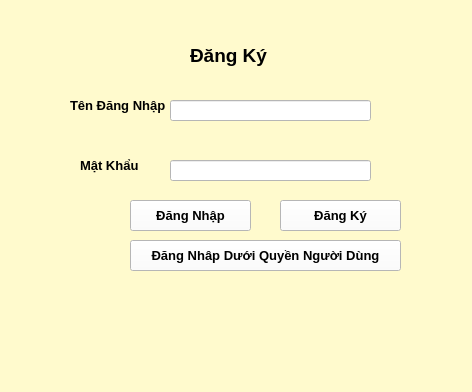
<?xml version="1.0" encoding="UTF-8"?>
<ui version="4.0">
 <class>MainWindow</class>
 <widget class="QMainWindow" name="MainWindow">
  <property name="geometry">
   <rect>
    <x>0</x>
    <y>0</y>
    <width>472</width>
    <height>392</height>
   </rect>
  </property>
  <property name="windowTitle">
   <string>MainWindow</string>
  </property>
  <property name="styleSheet">
   <string notr="true">background-color: #fffacd;</string>
  </property>
  <widget class="QWidget" name="centralwidget">
   <widget class="QLabel" name="label">
    <property name="geometry">
     <rect>
      <x>190</x>
      <y>40</y>
      <width>141</width>
      <height>31</height>
     </rect>
    </property>
    <property name="font">
     <font>
      <pointsize>14</pointsize>
      <weight>75</weight>
      <bold>true</bold>
     </font>
    </property>
    <property name="text">
     <string>Đăng Ký</string>
    </property>
   </widget>
   <widget class="QLabel" name="tendangnhap">
    <property name="geometry">
     <rect>
      <x>70</x>
      <y>90</y>
      <width>101</width>
      <height>31</height>
     </rect>
    </property>
    <property name="font">
     <font>
      <pointsize>10</pointsize>
      <weight>75</weight>
      <bold>true</bold>
     </font>
    </property>
    <property name="text">
     <string>Tên Đăng Nhập </string>
    </property>
   </widget>
   <widget class="QLineEdit" name="txtdky">
    <property name="geometry">
     <rect>
      <x>170</x>
      <y>100</y>
      <width>201</width>
      <height>21</height>
     </rect>
    </property>
    <property name="font">
     <font>
      <pointsize>9</pointsize>
     </font>
    </property>
    <property name="styleSheet">
     <string notr="true">background-color: #FFF;</string>
    </property>
   </widget>
   <widget class="QLineEdit" name="txtmk">
    <property name="geometry">
     <rect>
      <x>170</x>
      <y>160</y>
      <width>201</width>
      <height>21</height>
     </rect>
    </property>
    <property name="font">
     <font>
      <pointsize>9</pointsize>
     </font>
    </property>
    <property name="styleSheet">
     <string notr="true">background-color: #FFF;</string>
    </property>
   </widget>
   <widget class="QLabel" name="matkhau">
    <property name="geometry">
     <rect>
      <x>80</x>
      <y>150</y>
      <width>81</width>
      <height>31</height>
     </rect>
    </property>
    <property name="font">
     <font>
      <pointsize>10</pointsize>
      <weight>75</weight>
      <bold>true</bold>
     </font>
    </property>
    <property name="text">
     <string>Mật Khẩu</string>
    </property>
   </widget>
   <widget class="QPushButton" name="btndangnhap">
    <property name="geometry">
     <rect>
      <x>130</x>
      <y>200</y>
      <width>121</width>
      <height>31</height>
     </rect>
    </property>
    <property name="font">
     <font>
      <pointsize>10</pointsize>
      <weight>75</weight>
      <bold>true</bold>
     </font>
    </property>
    <property name="styleSheet">
     <string notr="true">background-color: #FFF;</string>
    </property>
    <property name="text">
     <string>Đăng Nhập</string>
    </property>
   </widget>
   <widget class="QPushButton" name="btndangky">
    <property name="geometry">
     <rect>
      <x>280</x>
      <y>200</y>
      <width>121</width>
      <height>31</height>
     </rect>
    </property>
    <property name="font">
     <font>
      <pointsize>10</pointsize>
      <weight>75</weight>
      <bold>true</bold>
     </font>
    </property>
    <property name="styleSheet">
     <string notr="true">background-color: #FFF;</string>
    </property>
    <property name="text">
     <string>Đăng Ký</string>
    </property>
   </widget>
   <widget class="QPushButton" name="btnnguoidung">
    <property name="geometry">
     <rect>
      <x>130</x>
      <y>240</y>
      <width>271</width>
      <height>31</height>
     </rect>
    </property>
    <property name="font">
     <font>
      <pointsize>10</pointsize>
      <weight>75</weight>
      <bold>true</bold>
     </font>
    </property>
    <property name="styleSheet">
     <string notr="true">background-color: #FFF;</string>
    </property>
    <property name="text">
     <string>Đăng Nhâp Dưới Quyền Người Dùng</string>
    </property>
   </widget>
  </widget>
  <widget class="QMenuBar" name="menubar">
   <property name="geometry">
    <rect>
     <x>0</x>
     <y>0</y>
     <width>472</width>
     <height>21</height>
    </rect>
   </property>
  </widget>
  <widget class="QStatusBar" name="statusbar"/>
 </widget>
 <resources/>
 <connections/>
</ui>
